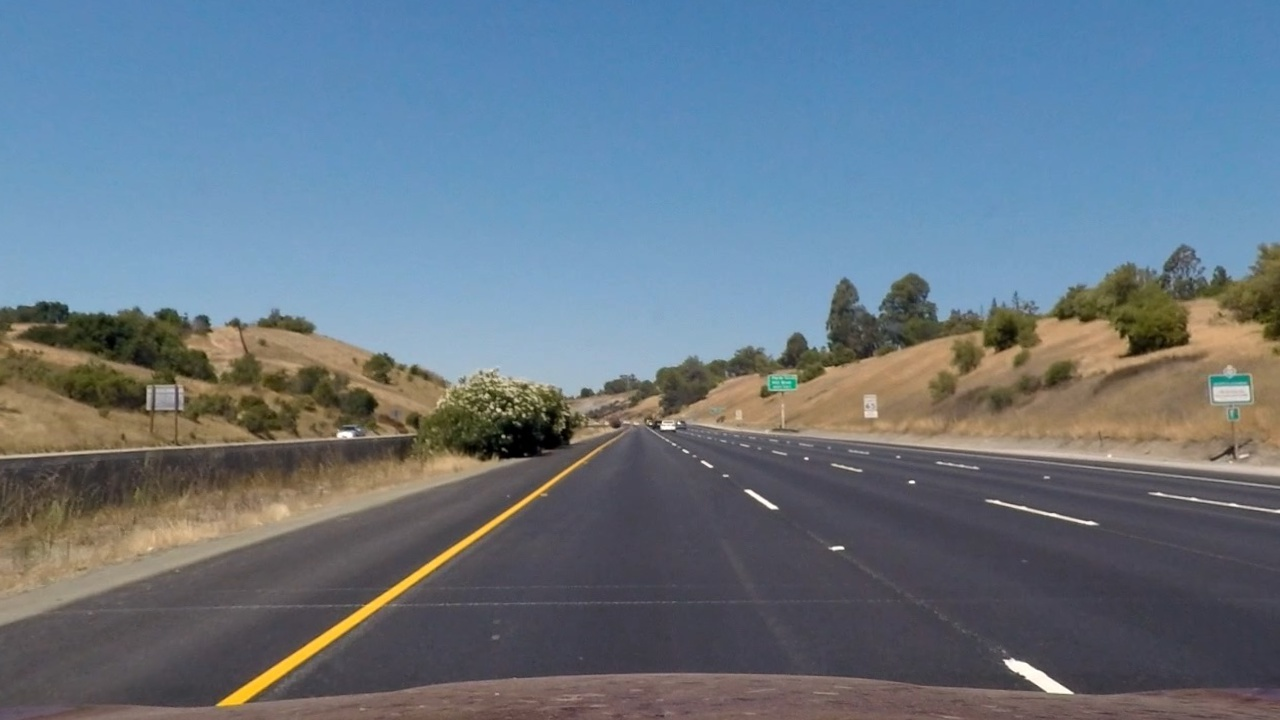
#> input picture output_images/straight_lines1.jpg, 1280 x 720 px
$ jupyter execute --allow-errors Find_Lane_Line-V3.ipynb   (shell and % lines are left out)   (older library calls are emulated)
#> lines starting #> are read from the running program, lines starting #| are printed output that depends on the picture; after the words box and inside, x2 and y2 are one past the last pixel; in counts of white or black regions, pixels touching at a corner belong together
#> further down, undist is the input picture: shape (720, 1280, 3); mean R, G, B 103.6, 118.3, 131.6
## Advanced Lane Finding Project

The goals / steps of this project are the following:

* Compute the camera calibration matrix and distortion coefficients given a set of chessboard images.
* Apply a distortion correction to raw images.
* Use color transforms, gradients, etc., to create a thresholded binary image.
* Apply a perspective transform to rectify binary image ("birds-eye view").
* Detect lane pixels and fit to find the lane boundary.
* Determine the curvature of the lane and vehicle position with respect to center.
* Warp the detected lane boundaries back onto the original image.
* Output visual display of the lane boundaries and numerical estimation of lane curvature and vehicle position.

---
## First, I'll compute the camera calibration using chessboard images

[cell 1]
import os
import numpy as np
import cv2
import glob
import matplotlib.image as mpimg
import matplotlib.pyplot as plt

# Define a class to receive the characteristics of each line detection
class Line():
    def __init__(self):
        # was the line detected in the last iteration?
        self.detected = False
        # x values of the last n fits of the line
        self.recent_xfitted = []
        #average x values of the fitted line over the last n iterations
        self.bestx = None
        #polynomial coefficients averaged over the last n iterations
        self.best_fit = None
        #polynomial coefficients for the most recent fit
        self.current_fit = [np.array([False])]
        #radius of curvature of the line in some units
        self.radius_of_curvature = None
        #distance in meters of vehicle center from the line
        self.line_base_pos = None
        #difference in fit coefficients between last and new fits
        self.diffs = np.array([0,0,0], dtype='float')
        #x values for detected line pixels
        self.allx = None
        #y values for detected line pixels
        self.ally = None

left_line = Line()
right_line = Line()

# Make a list of calibration images
imgfiles = glob.glob('camera_cal/calibration*.jpg')

def camera_calibration(imgfiles):
    # prepare object points, like (0,0,0), (1,0,0), (2,0,0) ....,(6,5,0)
    # x axis 9 pionts, y axis 6 points, scan from x axis, one piont by one piont
    objp = np.zeros((6*9,3), np.float32)
    objp[:,:2] = np.mgrid[0:9,0:6].T.reshape(-1,2)

    # Arrays to store object points and image points from all the images.
    objpoints = [] # 3d points in real world space
    imgpoints = [] # 2d points in image plane.

    # Step through the list and search for chessboard corners
    for fname in imgfiles:
        img = cv2.imread(fname)
        gray = cv2.cvtColor(img,cv2.COLOR_BGR2GRAY)

        # Find the chessboard corners
        ret, corners = cv2.findChessboardCorners(gray, (9,6),None)  # corners are 9 x 6 = 54 coordinates
        # If found, add object points, image points
        if ret == True:
            objpoints.append(objp)
            imgpoints.append(corners)

    ret, mtx, dist, rvecs, tvecs = cv2.calibrateCamera(objpoints, imgpoints,
                                                gray.shape[::-1], None, None)
    return mtx, dist

#> (the rest of this cell did not finish here and is left out)

## Apply a distortion correction to raw images.

[cell 2]
# undistort image with camera calibration mtx, dist
def undistort(img,mtx, dist):
    undist = cv2.undistort(img, mtx, dist, None, mtx)
    return undist

img = cv2.imread('camera_cal/calibration1.jpg')
#> (the rest of this cell did not finish here and is left out)

## Use color transforms, gradients, etc., to create a thresholded binary image.

[cell 3]
# define color and x-gradient filter
def image_filter(img, s_thresh=(180, 255), sx_thresh=(20, 100)):
#> called with s_thresh = (180, 255), sx_thresh = (20, 100)
    img = np.copy(img)
    # Convert to HLS color space and filter image by threshold
    # gray = cv2.cvtColor(img, cv2.COLOR_RGB2GRAY)
    hls = cv2.cvtColor(img, cv2.COLOR_RGB2HLS)
#> hls: shape (720, 1280, 3); mean of channels 0, 1, 2 87.1, 117.4, 66.5
    h_channel = hls[:,:,0]
    l_channel = hls[:,:,1]
    s_channel = hls[:,:,2]
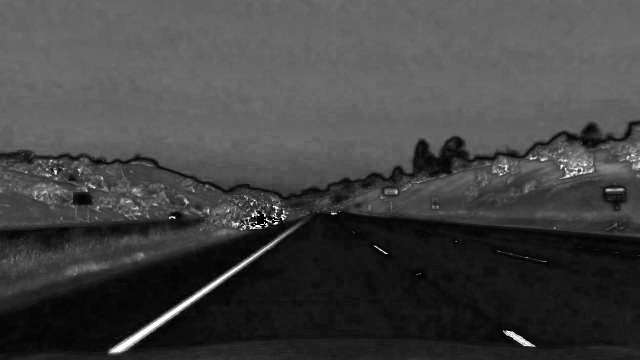
#> s_channel: shape (720, 1280) (shown at 1/2 size); min 0, max 255, mean 66.5
    # Sobel x
    sobelx = cv2.Sobel(l_channel, cv2.CV_64F, 1, 0) # Take the derivative in x
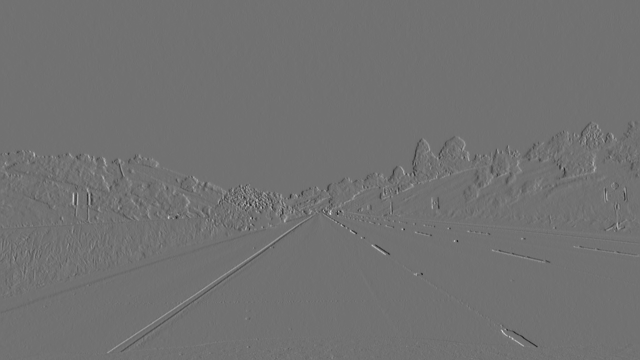
#> sobelx: shape (720, 1280) float64 (shown at 1/2 size); min -529, max 657, mean -0.1; drawn with min black and max white
    abs_sobelx = np.absolute(sobelx) # Absolute x derivative to accentuate lines away from horizontal
    scaled_sobel = np.uint8(255*abs_sobelx/np.max(abs_sobelx))

    # Threshold x gradient
    sxbinary = np.zeros_like(scaled_sobel)
    sxbinary[(scaled_sobel >= sx_thresh[0]) & (scaled_sobel <= sx_thresh[1])] = 1

    # Threshold color channel
    s_th = (s_channel >= s_thresh[0]) & (s_channel <= s_thresh[1])
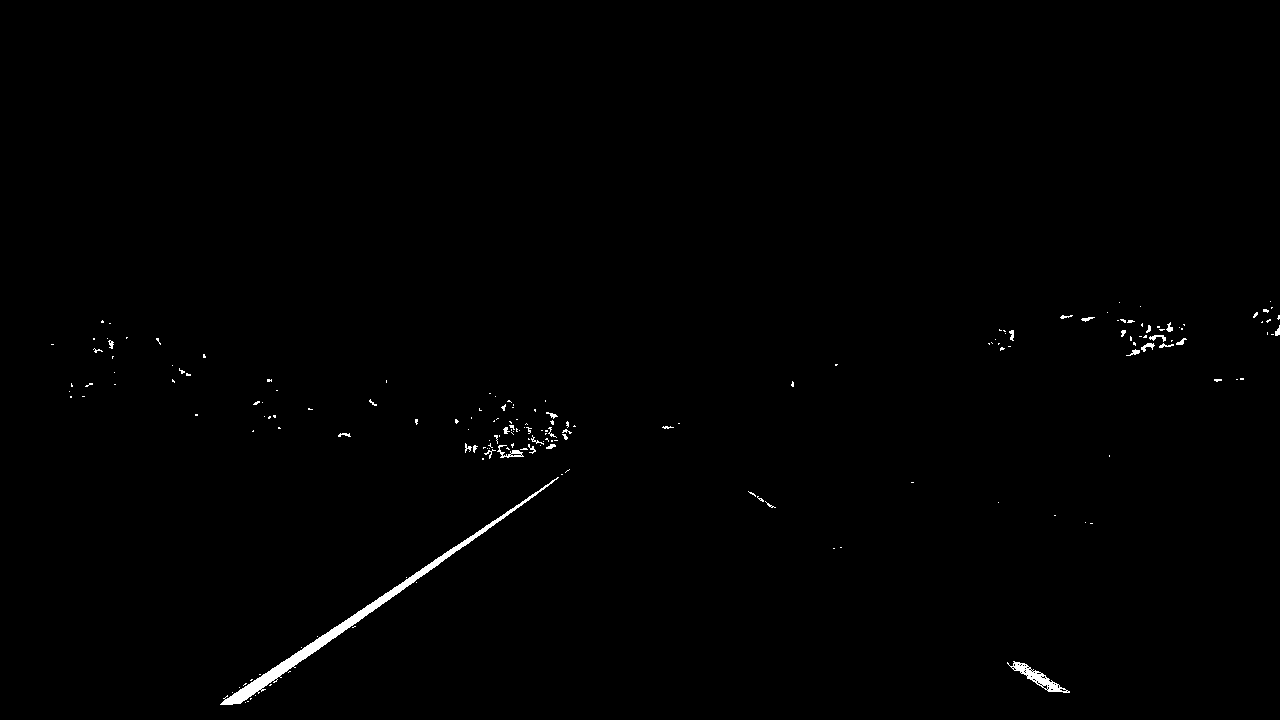
#> s_th: shape (720, 1280) bool; 0.56% white; 182 white regions (152 under 20 px), largest, box (x1, y1, x2, y2) and area: (220, 477, 559, 705) 2811, (1007, 661, 1070, 693) 512, (497, 445, 524, 458) 123
    h_th = (h_channel > 20) & (h_channel < 40)
#> h_th: shape (720, 1280) bool; 6.2% white; 264 white regions (213 under 20 px), largest, box (x1, y1, x2, y2) and area: (405, 246, 1280, 462) 28633, (0, 309, 377, 435) 17884, (217, 550, 452, 708) 2661
    s_binary = np.zeros_like(s_channel)
    s_binary[s_th & h_th] = 1
    #s_binary[(s_channel >= s_thresh[0]) & (s_channel <= s_thresh[1])] = 1
    # Stack each channel,gradient output in green, color output in blue channel
    # color_binary = np.dstack(( np.zeros_like(sxbinary), sxbinary, s_binary)) * 255
    combined = np.zeros_like(s_binary)
    combined[ (sxbinary == 1) | (s_binary == 1) ] = 1
    return combined

undist = mpimg.imread('output_images/straight_lines1.jpg')
combined = image_filter(undist)
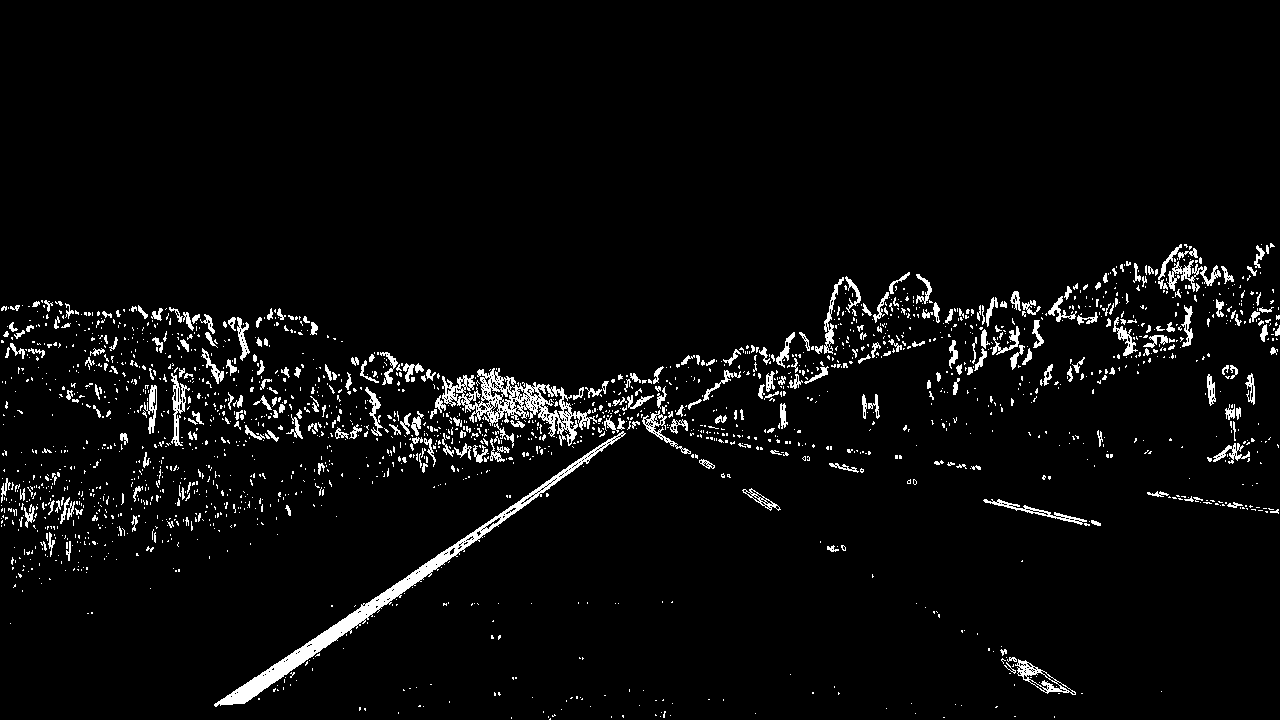
#> combined: shape (720, 1280); values 0 (black) and 1 (white), 4% white; 2068 white regions (1761 under 20 px), largest, box (x1, y1, x2, y2) and area: (214, 431, 626, 707) 4915, (442, 368, 597, 446) 3429, (1167, 260, 1221, 292) 574
# cv2.imwrite('output_images/binary_combined.jpg',filtered)
# Plot the result
f, (ax1, ax2) = plt.subplots(1, 2, figsize=(24, 9))
f.tight_layout()

ax1.imshow(undist)
ax1.set_title('Undistorted Image', fontsize=40)

ax2.imshow(combined,cmap='gray')
# plt.savefig('output_images/binary_combined.jpg')
ax2.set_title('Binary threshold Image', fontsize=40)
plt.subplots_adjust(left=0.02, right=1, top=0.9, bottom=0.)

$ run again, with output_images/straight_lines2.jpg copied over output_images/straight_lines1.jpg
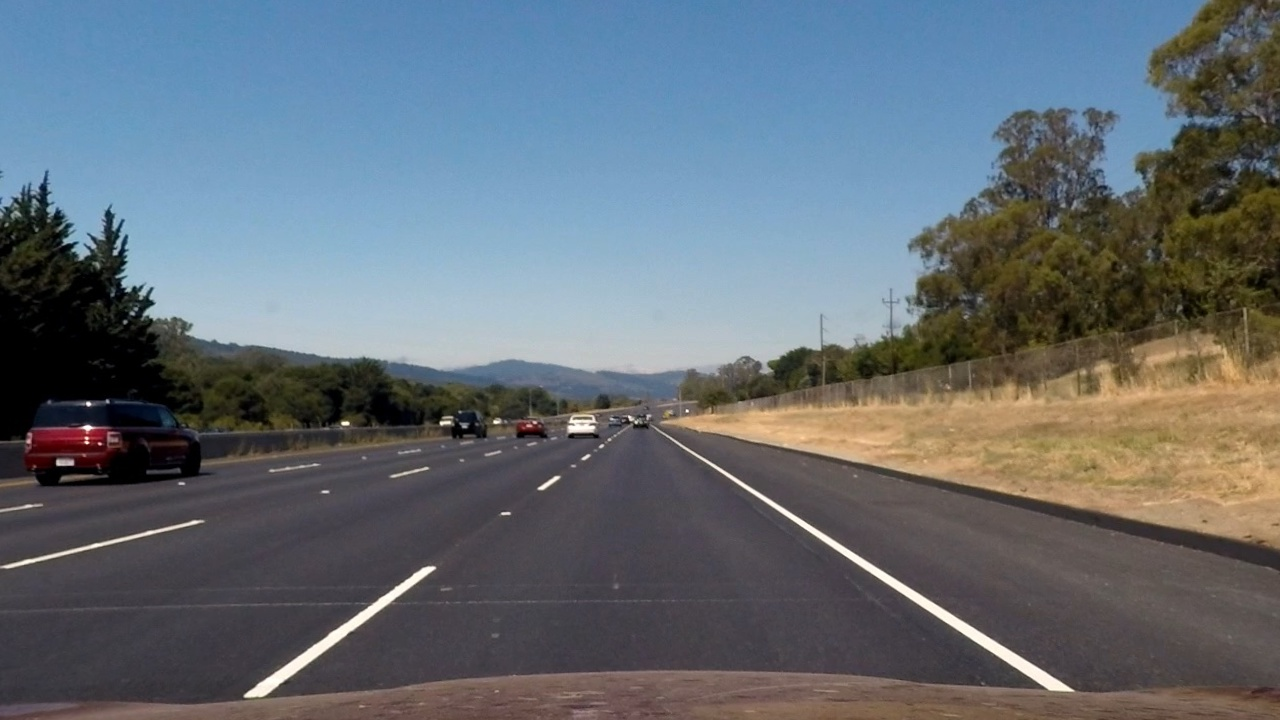
#> input picture output_images/straight_lines2.jpg, 1280 x 720 px
#> undist is the input picture: shape (720, 1280, 3); mean R, G, B 100.4, 109.1, 116.7
#> hls: shape (720, 1280, 3); mean of channels 0, 1, 2 83.8, 108.3, 62.1
#> in image_filter, `s_th = (s_channel >= s_thresh[0]) & (s_channel <= s_thresh[1])`:
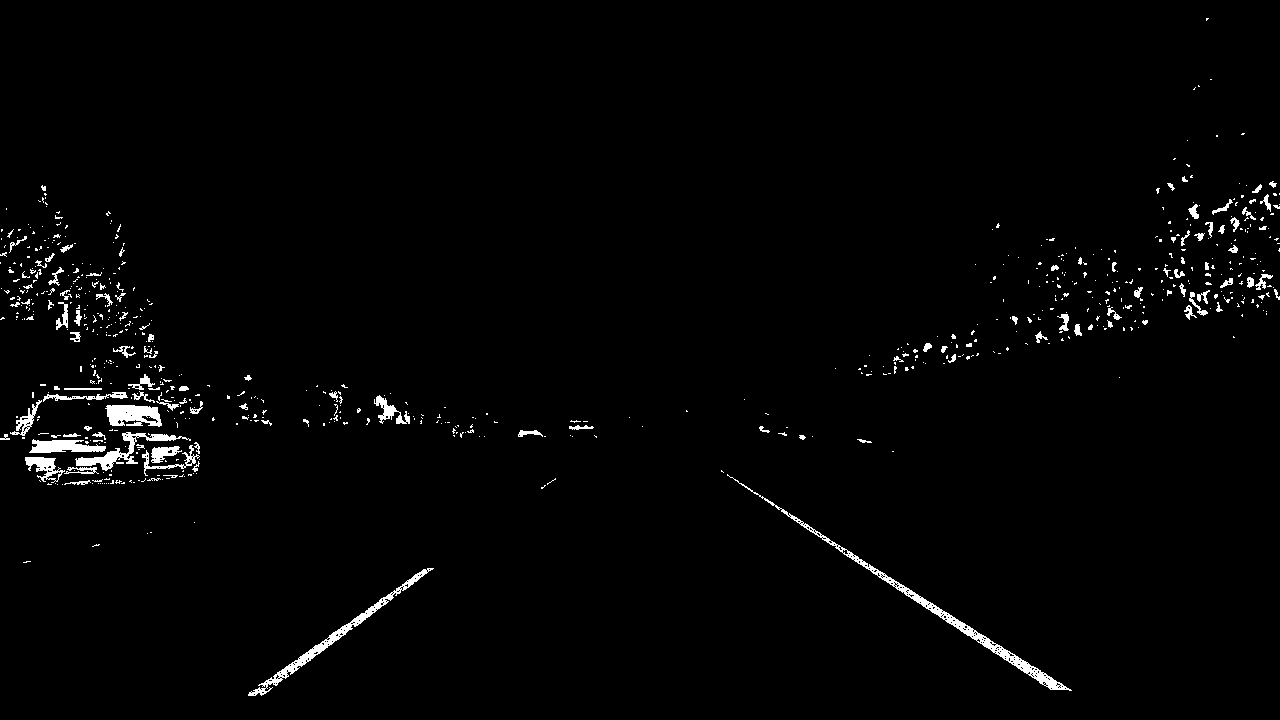
#> s_th: shape (720, 1280) bool; 1.7% white; 707 white regions (591 under 20 px), largest, box (x1, y1, x2, y2) and area: (727, 474, 1072, 691) 2181, (248, 568, 434, 696) 1449, (75, 432, 191, 471) 947
#> h_th: shape (720, 1280) bool; 10.1% white; 403 white regions (336 under 20 px), largest, box (x1, y1, x2, y2) and area: (679, 115, 1280, 408) 56362, (154, 332, 638, 436) 17287, (1151, 0, 1280, 113) 6986
#> `combined = image_filter(undist)`:
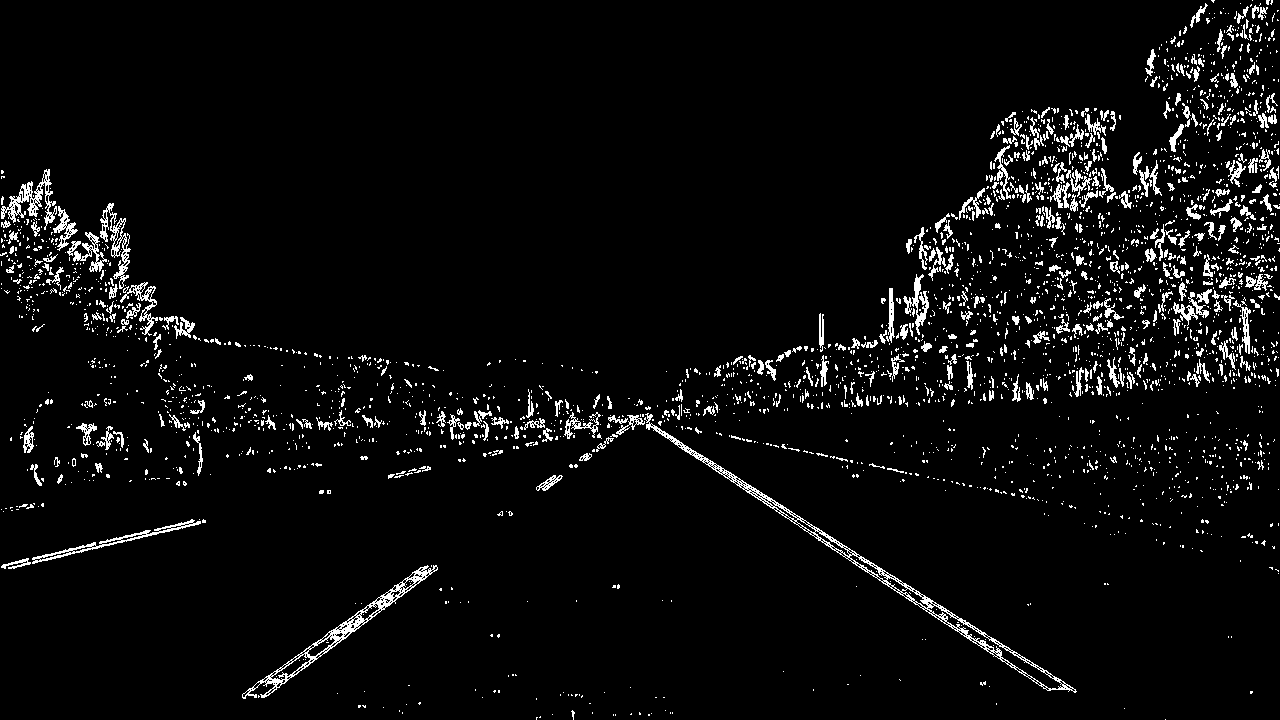
#> combined: shape (720, 1280); values 0 (black) and 1 (white), 4.5% white in thin lines or dots
